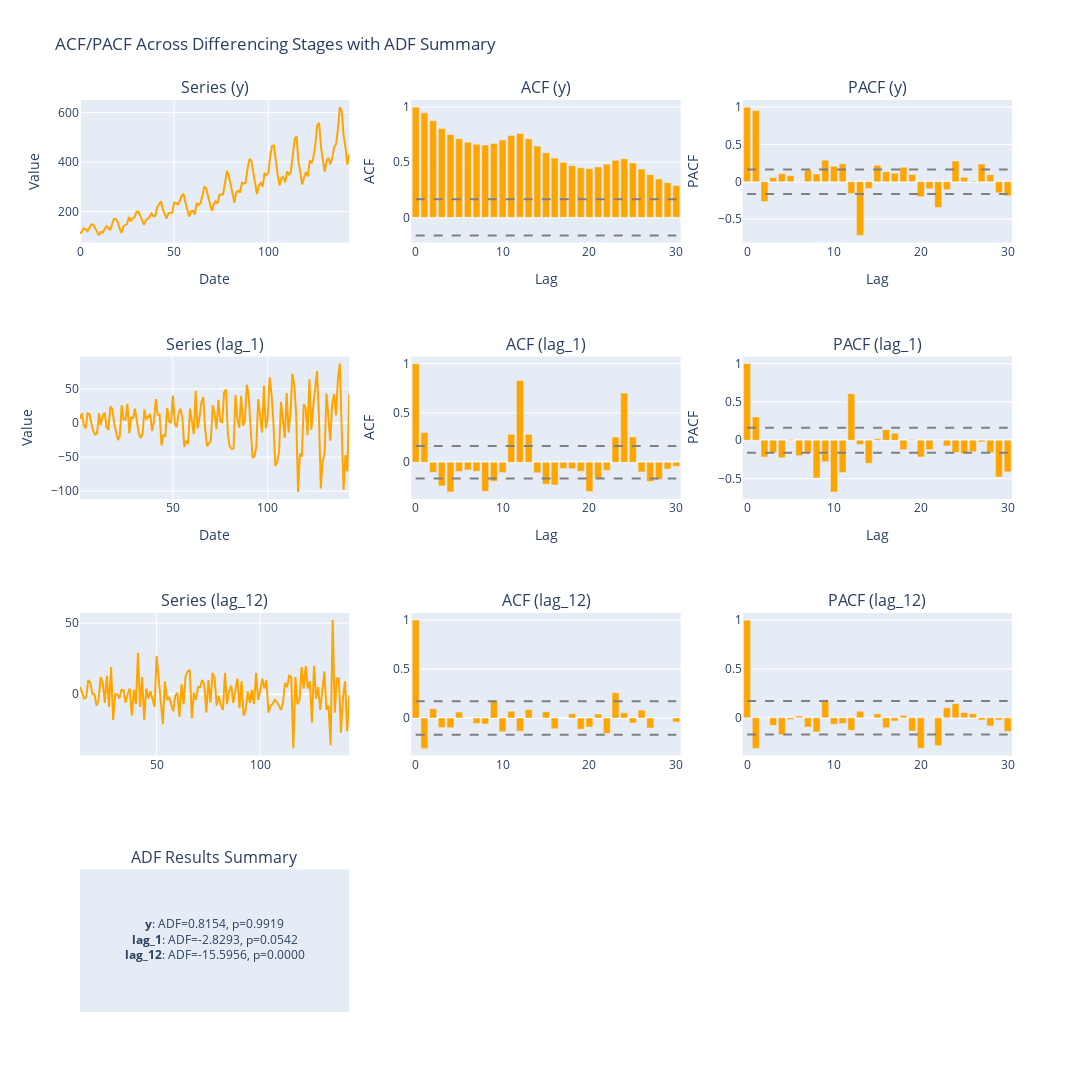

Notebook source saved alongside this figure:
### Code cell
plot_acf_pacf_adf(df, ["y", "lag_1", "lag_12"])

### Figure 1 — Plotly figure (JSON) as saved in the notebook; plotly's stock layout.template omitted (floating-point values rounded to 4 significant figures; data arrays with more than 128 entries replaced by an {"elided": "..."} marker saying what was removed)
{"data": [{"line": {"color": "orange"}, "mode": "lines", "name": "y", "showlegend": false, "type": "scatter", "x": {"elided": "144 int values"}, "xaxis": "x", "y": {"elided": "144 int values"}, "yaxis": "y"}, {"marker": {"color": "orange"}, "type": "bar", "x": [0, 1, 2, 3, 4, 5, 6, 7, 8, 9, 10, 11, 12, 13, 14, 15, 16, 17, 18, 19, 20, 21, 22, 23, 24, 25, 26, 27, 28, 29, 30], "xaxis": "x2", "y": [1.0, 0.948, 0.8756, 0.8067, 0.7526, 0.7138, 0.6817, 0.6629, 0.6556, 0.6709, 0.7027, 0.7432, 0.7604, 0.7127, 0.6463, 0.5859, 0.538, 0.4997, 0.4687, 0.4499, 0.4416, 0.4572, 0.4825, 0.5171, 0.5322, 0.494, 0.4377, 0.3876, 0.348, 0.315, 0.2885], "yaxis": "y2"}, {"marker": {"color": "orange"}, "type": "bar", "x": [0, 1, 2, 3, 4, 5, 6, 7, 8, 9, 10, 11, 12, 13, 14, 15, 16, 17, 18, 19, 20, 21, 22, 23, 24, 25, 26, 27, 28, 29, 30], "xaxis": "x3", "y": [1.0, 0.9547, -0.2653, 0.05547, 0.1089, 0.08113, 0.004125, 0.1562, 0.1037, 0.2888, 0.2069, 0.2411, -0.158, -0.7183, -0.08948, 0.2216, 0.1346, 0.1156, 0.1948, 0.09666, -0.2022, -0.09364, -0.3456, -0.1062, 0.2778, 0.05878, 0.009866, 0.2377, 0.09406, -0.1475, -0.1886], "yaxis": "y3"}, {"line": {"color": "gray", "dash": "dash"}, "mode": "lines", "showlegend": false, "type": "scatter", "x": [0, 1, 2, 3, 4, 5, 6, 7, 8, 9, 10, 11, 12, 13, 14, 15, 16, 17, 18, 19, 20, 21, 22, 23, 24, 25, 26, 27, 28, 29, 30], "xaxis": "x2", "y": [0.1633, 0.1633, 0.1633, 0.1633, 0.1633, 0.1633, 0.1633, 0.1633, 0.1633, 0.1633, 0.1633, 0.1633, 0.1633, 0.1633, 0.1633, 0.1633, 0.1633, 0.1633, 0.1633, 0.1633, 0.1633, 0.1633, 0.1633, 0.1633, 0.1633, 0.1633, 0.1633, 0.1633, 0.1633, 0.1633, 0.1633], "yaxis": "y2"}, {"line": {"color": "gray", "dash": "dash"}, "mode": "lines", "showlegend": false, "type": "scatter", "x": [0, 1, 2, 3, 4, 5, 6, 7, 8, 9, 10, 11, 12, 13, 14, 15, 16, 17, 18, 19, 20, 21, 22, 23, 24, 25, 26, 27, 28, 29, 30], "xaxis": "x2", "y": [-0.1633, -0.1633, -0.1633, -0.1633, -0.1633, -0.1633, -0.1633, -0.1633, -0.1633, -0.1633, -0.1633, -0.1633, -0.1633, -0.1633, -0.1633, -0.1633, -0.1633, -0.1633, -0.1633, -0.1633, -0.1633, -0.1633, -0.1633, -0.1633, -0.1633, -0.1633, -0.1633, -0.1633, -0.1633, -0.1633, -0.1633], "yaxis": "y2"}, {"line": {"color": "gray", "dash": "dash"}, "mode": "lines", "showlegend": false, "type": "scatter", "x": [0, 1, 2, 3, 4, 5, 6, 7, 8, 9, 10, 11, 12, 13, 14, 15, 16, 17, 18, 19, 20, 21, 22, 23, 24, 25, 26, 27, 28, 29, 30], "xaxis": "x3", "y": [0.1633, 0.1633, 0.1633, 0.1633, 0.1633, 0.1633, 0.1633, 0.1633, 0.1633, 0.1633, 0.1633, 0.1633, 0.1633, 0.1633, 0.1633, 0.1633, 0.1633, 0.1633, 0.1633, 0.1633, 0.1633, 0.1633, 0.1633, 0.1633, 0.1633, 0.1633, 0.1633, 0.1633, 0.1633, 0.1633, 0.1633], "yaxis": "y3"}, {"line": {"color": "gray", "dash": "dash"}, "mode": "lines", "showlegend": false, "type": "scatter", "x": [0, 1, 2, 3, 4, 5, 6, 7, 8, 9, 10, 11, 12, 13, 14, 15, 16, 17, 18, 19, 20, 21, 22, 23, 24, 25, 26, 27, 28, 29, 30], "xaxis": "x3", "y": [-0.1633, -0.1633, -0.1633, -0.1633, -0.1633, -0.1633, -0.1633, -0.1633, -0.1633, -0.1633, -0.1633, -0.1633, -0.1633, -0.1633, -0.1633, -0.1633, -0.1633, -0.1633, -0.1633, -0.1633, -0.1633, -0.1633, -0.1633, -0.1633, -0.1633, -0.1633, -0.1633, -0.1633, -0.1633, -0.1633, -0.1633], "yaxis": "y3"}, {"line": {"color": "orange"}, "mode": "lines", "name": "lag_1", "showlegend": false, "type": "scatter", "x": {"elided": "143 int values"}, "xaxis": "x4", "y": {"elided": "143 float values"}, "yaxis": "y4"}, {"marker": {"color": "orange"}, "type": "bar", "x": [0, 1, 2, 3, 4, 5, 6, 7, 8, 9, 10, 11, 12, 13, 14, 15, 16, 17, 18, 19, 20, 21, 22, 23, 24, 25, 26, 27, 28, 29, 30], "xaxis": "x5", "y": [1.0, 0.3029, -0.1021, -0.2413, -0.3004, -0.09407, -0.07844, -0.09236, -0.2948, -0.1918, -0.1049, 0.2829, 0.8292, 0.2845, -0.1058, -0.2221, -0.2311, -0.06228, -0.06619, -0.0904, -0.2971, -0.1627, -0.08299, 0.2555, 0.7011, 0.257, -0.09818, -0.196, -0.174, -0.06923, -0.04168], "yaxis": "y5"}, {"marker": {"color": "orange"}, "type": "bar", "x": [0, 1, 2, 3, 4, 5, 6, 7, 8, 9, 10, 11, 12, 13, 14, 15, 16, 17, 18, 19, 20, 21, 22, 23, 24, 25, 26, 27, 28, 29, 30], "xaxis": "x6", "y": [1.0, 0.305, -0.2168, -0.1641, -0.2288, 0.0102, -0.2004, -0.1638, -0.4909, -0.2791, -0.6729, -0.4186, 0.6076, -0.05343, -0.3007, 0.02024, 0.1386, 0.09075, -0.1219, 0.01046, -0.2176, -0.1218, 0.003466, -0.07421, -0.1604, -0.1695, -0.1494, -0.02186, -0.1609, -0.4792, -0.4112], "yaxis": "y6"}, {"line": {"color": "gray", "dash": "dash"}, "mode": "lines", "showlegend": false, "type": "scatter", "x": [0, 1, 2, 3, 4, 5, 6, 7, 8, 9, 10, 11, 12, 13, 14, 15, 16, 17, 18, 19, 20, 21, 22, 23, 24, 25, 26, 27, 28, 29, 30], "xaxis": "x5", "y": [0.1639, 0.1639, 0.1639, 0.1639, 0.1639, 0.1639, 0.1639, 0.1639, 0.1639, 0.1639, 0.1639, 0.1639, 0.1639, 0.1639, 0.1639, 0.1639, 0.1639, 0.1639, 0.1639, 0.1639, 0.1639, 0.1639, 0.1639, 0.1639, 0.1639, 0.1639, 0.1639, 0.1639, 0.1639, 0.1639, 0.1639], "yaxis": "y5"}, {"line": {"color": "gray", "dash": "dash"}, "mode": "lines", "showlegend": false, "type": "scatter", "x": [0, 1, 2, 3, 4, 5, 6, 7, 8, 9, 10, 11, 12, 13, 14, 15, 16, 17, 18, 19, 20, 21, 22, 23, 24, 25, 26, 27, 28, 29, 30], "xaxis": "x5", "y": [-0.1639, -0.1639, -0.1639, -0.1639, -0.1639, -0.1639, -0.1639, -0.1639, -0.1639, -0.1639, -0.1639, -0.1639, -0.1639, -0.1639, -0.1639, -0.1639, -0.1639, -0.1639, -0.1639, -0.1639, -0.1639, -0.1639, -0.1639, -0.1639, -0.1639, -0.1639, -0.1639, -0.1639, -0.1639, -0.1639, -0.1639], "yaxis": "y5"}, {"line": {"color": "gray", "dash": "dash"}, "mode": "lines", "showlegend": false, "type": "scatter", "x": [0, 1, 2, 3, 4, 5, 6, 7, 8, 9, 10, 11, 12, 13, 14, 15, 16, 17, 18, 19, 20, 21, 22, 23, 24, 25, 26, 27, 28, 29, 30], "xaxis": "x6", "y": [0.1639, 0.1639, 0.1639, 0.1639, 0.1639, 0.1639, 0.1639, 0.1639, 0.1639, 0.1639, 0.1639, 0.1639, 0.1639, 0.1639, 0.1639, 0.1639, 0.1639, 0.1639, 0.1639, 0.1639, 0.1639, 0.1639, 0.1639, 0.1639, 0.1639, 0.1639, 0.1639, 0.1639, 0.1639, 0.1639, 0.1639], "yaxis": "y6"}, {"line": {"color": "gray", "dash": "dash"}, "mode": "lines", "showlegend": false, "type": "scatter", "x": [0, 1, 2, 3, 4, 5, 6, 7, 8, 9, 10, 11, 12, 13, 14, 15, 16, 17, 18, 19, 20, 21, 22, 23, 24, 25, 26, 27, 28, 29, 30], "xaxis": "x6", "y": [-0.1639, -0.1639, -0.1639, -0.1639, -0.1639, -0.1639, -0.1639, -0.1639, -0.1639, -0.1639, -0.1639, -0.1639, -0.1639, -0.1639, -0.1639, -0.1639, -0.1639, -0.1639, -0.1639, -0.1639, -0.1639, -0.1639, -0.1639, -0.1639, -0.1639, -0.1639, -0.1639, -0.1639, -0.1639, -0.1639, -0.1639], "yaxis": "y6"}, {"line": {"color": "orange"}, "mode": "lines", "name": "lag_12", "showlegend": false, "type": "scatter", "x": {"elided": "131 int values"}, "xaxis": "x7", "y": {"elided": "131 float values"}, "yaxis": "y7"}, {"marker": {"color": "orange"}, "type": "bar", "x": [0, 1, 2, 3, 4, 5, 6, 7, 8, 9, 10, 11, 12, 13, 14, 15, 16, 17, 18, 19, 20, 21, 22, 23, 24, 25, 26, 27, 28, 29, 30], "xaxis": "x8", "y": [1.0, -0.3098, 0.09535, -0.09689, -0.099, 0.061, -0.0002878, -0.05611, -0.06097, 0.1759, -0.1403, 0.06974, -0.1337, 0.08718, 0.002494, 0.06533, -0.1092, -0.0003376, 0.04403, -0.1139, -0.09127, 0.04194, -0.1573, 0.2576, 0.05284, -0.0511, 0.08145, -0.1019, 0.001517, 0.0004832, -0.03933], "yaxis": "y8"}, {"marker": {"color": "orange"}, "type": "bar", "x": [0, 1, 2, 3, 4, 5, 6, 7, 8, 9, 10, 11, 12, 13, 14, 15, 16, 17, 18, 19, 20, 21, 22, 23, 24, 25, 26, 27, 28, 29, 30], "xaxis": "x9", "y": [1.0, -0.3122, -0.0007066, -0.0766, -0.1723, -0.01593, 0.01907, -0.09355, -0.1434, 0.1688, -0.06454, -0.0585, -0.1274, 0.06826, 0.004154, 0.04127, -0.1011, -0.03167, 0.02302, -0.1355, -0.3114, 0.006401, -0.2844, 0.1034, 0.1449, 0.05407, 0.04228, -0.02106, -0.08341, -0.02062, -0.139], "yaxis": "y9"}, {"line": {"color": "gray", "dash": "dash"}, "mode": "lines", "showlegend": false, "type": "scatter", "x": [0, 1, 2, 3, 4, 5, 6, 7, 8, 9, 10, 11, 12, 13, 14, 15, 16, 17, 18, 19, 20, 21, 22, 23, 24, 25, 26, 27, 28, 29, 30], "xaxis": "x8", "y": [0.1712, 0.1712, 0.1712, 0.1712, 0.1712, 0.1712, 0.1712, 0.1712, 0.1712, 0.1712, 0.1712, 0.1712, 0.1712, 0.1712, 0.1712, 0.1712, 0.1712, 0.1712, 0.1712, 0.1712, 0.1712, 0.1712, 0.1712, 0.1712, 0.1712, 0.1712, 0.1712, 0.1712, 0.1712, 0.1712, 0.1712], "yaxis": "y8"}, {"line": {"color": "gray", "dash": "dash"}, "mode": "lines", "showlegend": false, "type": "scatter", "x": [0, 1, 2, 3, 4, 5, 6, 7, 8, 9, 10, 11, 12, 13, 14, 15, 16, 17, 18, 19, 20, 21, 22, 23, 24, 25, 26, 27, 28, 29, 30], "xaxis": "x8", "y": [-0.1712, -0.1712, -0.1712, -0.1712, -0.1712, -0.1712, -0.1712, -0.1712, -0.1712, -0.1712, -0.1712, -0.1712, -0.1712, -0.1712, -0.1712, -0.1712, -0.1712, -0.1712, -0.1712, -0.1712, -0.1712, -0.1712, -0.1712, -0.1712, -0.1712, -0.1712, -0.1712, -0.1712, -0.1712, -0.1712, -0.1712], "yaxis": "y8"}, {"line": {"color": "gray", "dash": "dash"}, "mode": "lines", "showlegend": false, "type": "scatter", "x": [0, 1, 2, 3, 4, 5, 6, 7, 8, 9, 10, 11, 12, 13, 14, 15, 16, 17, 18, 19, 20, 21, 22, 23, 24, 25, 26, 27, 28, 29, 30], "xaxis": "x9", "y": [0.1712, 0.1712, 0.1712, 0.1712, 0.1712, 0.1712, 0.1712, 0.1712, 0.1712, 0.1712, 0.1712, 0.1712, 0.1712, 0.1712, 0.1712, 0.1712, 0.1712, 0.1712, 0.1712, 0.1712, 0.1712, 0.1712, 0.1712, 0.1712, 0.1712, 0.1712, 0.1712, 0.1712, 0.1712, 0.1712, 0.1712], "yaxis": "y9"}, {"line": {"color": "gray", "dash": "dash"}, "mode": "lines", "showlegend": false, "type": "scatter", "x": [0, 1, 2, 3, 4, 5, 6, 7, 8, 9, 10, 11, 12, 13, 14, 15, 16, 17, 18, 19, 20, 21, 22, 23, 24, 25, 26, 27, 28, 29, 30], "xaxis": "x9", "y": [-0.1712, -0.1712, -0.1712, -0.1712, -0.1712, -0.1712, -0.1712, -0.1712, -0.1712, -0.1712, -0.1712, -0.1712, -0.1712, -0.1712, -0.1712, -0.1712, -0.1712, -0.1712, -0.1712, -0.1712, -0.1712, -0.1712, -0.1712, -0.1712, -0.1712, -0.1712, -0.1712, -0.1712, -0.1712, -0.1712, -0.1712], "yaxis": "y9"}, {"mode": "text", "showlegend": false, "text": ["<b>y</b>: ADF=0.8154, p=0.9919<br><b>lag_1</b>: ADF=-2.8293, p=0.0542<br><b>lag_12</b>: ADF=-15.5956, p=0.0000"], "type": "scatter", "x": [0], "xaxis": "x10", "y": [0], "yaxis": "y10"}], "layout": {"annotations": [{"font": {"size": 16}, "showarrow": false, "text": "Series (y)", "x": 0.1444, "xanchor": "center", "xref": "paper", "y": 1, "yanchor": "bottom", "yref": "paper"}, {"font": {"size": 16}, "showarrow": false, "text": "ACF (y)", "x": 0.5, "xanchor": "center", "xref": "paper", "y": 1, "yanchor": "bottom", "yref": "paper"}, {"font": {"size": 16}, "showarrow": false, "text": "PACF (y)", "x": 0.8556, "xanchor": "center", "xref": "paper", "y": 1, "yanchor": "bottom", "yref": "paper"}, {"font": {"size": 16}, "showarrow": false, "text": "Series (lag_1)", "x": 0.1444, "xanchor": "center", "xref": "paper", "y": 0.7188, "yanchor": "bottom", "yref": "paper"}, {"font": {"size": 16}, "showarrow": false, "text": "ACF (lag_1)", "x": 0.5, "xanchor": "center", "xref": "paper", "y": 0.7188, "yanchor": "bottom", "yref": "paper"}, {"font": {"size": 16}, "showarrow": false, "text": "PACF (lag_1)", "x": 0.8556, "xanchor": "center", "xref": "paper", "y": 0.7188, "yanchor": "bottom", "yref": "paper"}, {"font": {"size": 16}, "showarrow": false, "text": "Series (lag_12)", "x": 0.1444, "xanchor": "center", "xref": "paper", "y": 0.4375, "yanchor": "bottom", "yref": "paper"}, {"font": {"size": 16}, "showarrow": false, "text": "ACF (lag_12)", "x": 0.5, "xanchor": "center", "xref": "paper", "y": 0.4375, "yanchor": "bottom", "yref": "paper"}, {"font": {"size": 16}, "showarrow": false, "text": "PACF (lag_12)", "x": 0.8556, "xanchor": "center", "xref": "paper", "y": 0.4375, "yanchor": "bottom", "yref": "paper"}, {"font": {"size": 16}, "showarrow": false, "text": "ADF Results Summary", "x": 0.1444, "xanchor": "center", "xref": "paper", "y": 0.1562, "yanchor": "bottom", "yref": "paper"}], "height": 1200, "showlegend": false, "title": {"text": "ACF/PACF Across Differencing Stages with ADF Summary"}, "width": 1300, "xaxis": {"anchor": "y", "domain": [0, 0.2889], "title": {"text": "Date"}}, "xaxis10": {"anchor": "y10", "domain": [0, 0.2889], "visible": false}, "xaxis11": {"anchor": "y11", "domain": [0.3556, 0.6444]}, "xaxis12": {"anchor": "y12", "domain": [0.7111, 1]}, "xaxis2": {"anchor": "y2", "domain": [0.3556, 0.6444], "title": {"text": "Lag"}}, "xaxis3": {"anchor": "y3", "domain": [0.7111, 1], "title": {"text": "Lag"}}, "xaxis4": {"anchor": "y4", "domain": [0, 0.2889], "title": {"text": "Date"}}, "xaxis5": {"anchor": "y5", "domain": [0.3556, 0.6444], "title": {"text": "Lag"}}, "xaxis6": {"anchor": "y6", "domain": [0.7111, 1], "title": {"text": "Lag"}}, "xaxis7": {"anchor": "y7", "domain": [0, 0.2889]}, "xaxis8": {"anchor": "y8", "domain": [0.3556, 0.6444]}, "xaxis9": {"anchor": "y9", "domain": [0.7111, 1]}, "yaxis": {"anchor": "x", "domain": [0.8438, 1], "title": {"text": "Value"}}, "yaxis10": {"anchor": "x10", "domain": [0, 0.1562], "visible": false}, "yaxis11": {"anchor": "x11", "domain": [0, 0.1562]}, "yaxis12": {"anchor": "x12", "domain": [0, 0.1562]}, "yaxis2": {"anchor": "x2", "domain": [0.8438, 1], "title": {"text": "ACF"}}, "yaxis3": {"anchor": "x3", "domain": [0.8438, 1], "title": {"text": "PACF"}}, "yaxis4": {"anchor": "x4", "domain": [0.5625, 0.7188], "title": {"text": "Value"}}, "yaxis5": {"anchor": "x5", "domain": [0.5625, 0.7188], "title": {"text": "ACF"}}, "yaxis6": {"anchor": "x6", "domain": [0.5625, 0.7188], "title": {"text": "PACF"}}, "yaxis7": {"anchor": "x7", "domain": [0.2812, 0.4375]}, "yaxis8": {"anchor": "x8", "domain": [0.2812, 0.4375]}, "yaxis9": {"anchor": "x9", "domain": [0.2812, 0.4375]}}}
